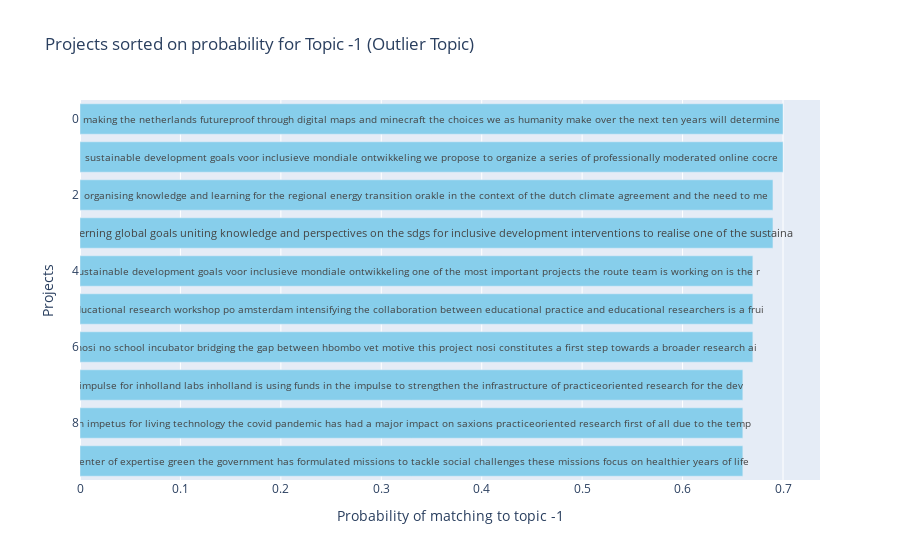

The code cell stored with this chart in its notebook:
### Code cell
SELECTED_TOPIC_ID = -1
TOPIC_INDEX = SELECTED_TOPIC_ID + 1
SELECTED_TOPIC_NAME = topic_model.get_topic_info()['CustomName'][TOPIC_INDEX]

topic_name = topic_model.get_topic_info()['CustomName'][TOPIC_INDEX]
print_markdown(f'### This table shows the likelihood that projects belong to Topic ({SELECTED_TOPIC_ID}) {SELECTED_TOPIC_NAME}:')

if LOAD_MODEL:
    # Extract the probabilities for the specific topic
    specific_topic_probs = probs[:, TOPIC_INDEX]
else:
    # Extract the probabilities for the specific topic
    specific_topic_probs = probs[:, SELECTED_TOPIC_ID]

# Find the indices of documents with a probability above the threshold for the specific topic
doc_indices = np.where(specific_topic_probs >= 0.3)[0]

# Retrieve the documents with the specific topic
docs_with_specific_topic = [docs[i] for i in doc_indices]

# Create a DataFrame with the documents and their probabilities for the specific topic
df_specific_topic = pd.DataFrame({
    'document': docs_with_specific_topic,
    'probability': specific_topic_probs[doc_indices]
})

# Sort the DataFrame in descending order by probability
df_specific_topic = df_specific_topic.sort_values(by='probability', ascending=False).reset_index(drop=True)

df_specific_topic['probability'] = df_specific_topic['probability'].round(2)

pd.set_option('display.max_columns', None)
pd.set_option('display.width', None)  # None means all data will be displayed in one line
pd.set_option('display.max_colwidth', 500)  # None means all data will be displayed without truncation

display(df_specific_topic.head(5))

# Create a DataFrame with the top 10 documents and their probabilities for the specific topic
df_specific_topic_top_n = df_specific_topic.head(10)

# Truncate the 'document' column to 100 characters
df_specific_topic_top_n['document'] = df_specific_topic_top_n['document'].str.slice(0, 140)

# Create a bar chart
fig = go.Figure(data=[
    go.Bar(
        y=df_specific_topic_top_n.index,
        x=df_specific_topic_top_n['probability'],
        text=df_specific_topic_top_n['document'],
        textposition='inside',
        insidetextanchor='end',  # Align text to the right
        orientation='h',  # horizontal bar chart
        marker_color='skyblue'
    )
])

# Add title and labels
fig.update_layout(
    title_text=f'Projects sorted on probability for Topic {SELECTED_TOPIC_ID} ({SELECTED_TOPIC_NAME})',
    xaxis_title=f'Probability of matching to topic {SELECTED_TOPIC_ID}',
    yaxis_title='Projects',
    yaxis_autorange="reversed"  # Invert y-axis to have the highest probability at the top
)

# Show the plot
fig.show()

### Figure 1 — Plotly figure (JSON) as saved in the notebook; plotly's stock layout.template omitted (floating-point values rounded to 4 significant figures)
{"data": [{"insidetextanchor": "end", "marker": {"color": "skyblue"}, "orientation": "h", "text": ["making the netherlands futureproof through digital maps and minecraft the choices we as humanity make over the next ten years will determine", "sustainable development goals voor inclusieve mondiale ontwikkeling we propose to organize a series of professionally moderated online cocre", "organising knowledge and learning for the regional energy transition orakle in the context of the dutch climate agreement and the need to me", "governing global goals uniting knowledge and perspectives on the sdgs for inclusive development interventions to realise one of the sustaina", "sustainable development goals voor inclusieve mondiale ontwikkeling one of the most important projects the route team is working on is the r", "educational research workshop po amsterdam intensifying the collaboration between educational practice and educational researchers is a frui", "nosi no school incubator bridging the gap between hbombo vet motive this project nosi constitutes a first step towards a broader research ai", "impulse for inholland labs inholland is using funds in the impulse to strengthen the infrastructure of practiceoriented research for the dev", "an impetus for living technology the covid pandemic has had a major impact on saxions practiceoriented research first of all due to the temp", "center of expertise green the government has formulated missions to tackle social challenges these missions focus on healthier years of life"], "textposition": "inside", "type": "bar", "x": [0.7, 0.7, 0.69, 0.69, 0.67, 0.67, 0.67, 0.66, 0.66, 0.66], "y": [0, 1, 2, 3, 4, 5, 6, 7, 8, 9]}], "layout": {"title": {"text": "Projects sorted on probability for Topic -1 (Outlier Topic)"}, "xaxis": {"title": {"text": "Probability of matching to topic -1"}}, "yaxis": {"autorange": "reversed", "title": {"text": "Projects"}}}}
